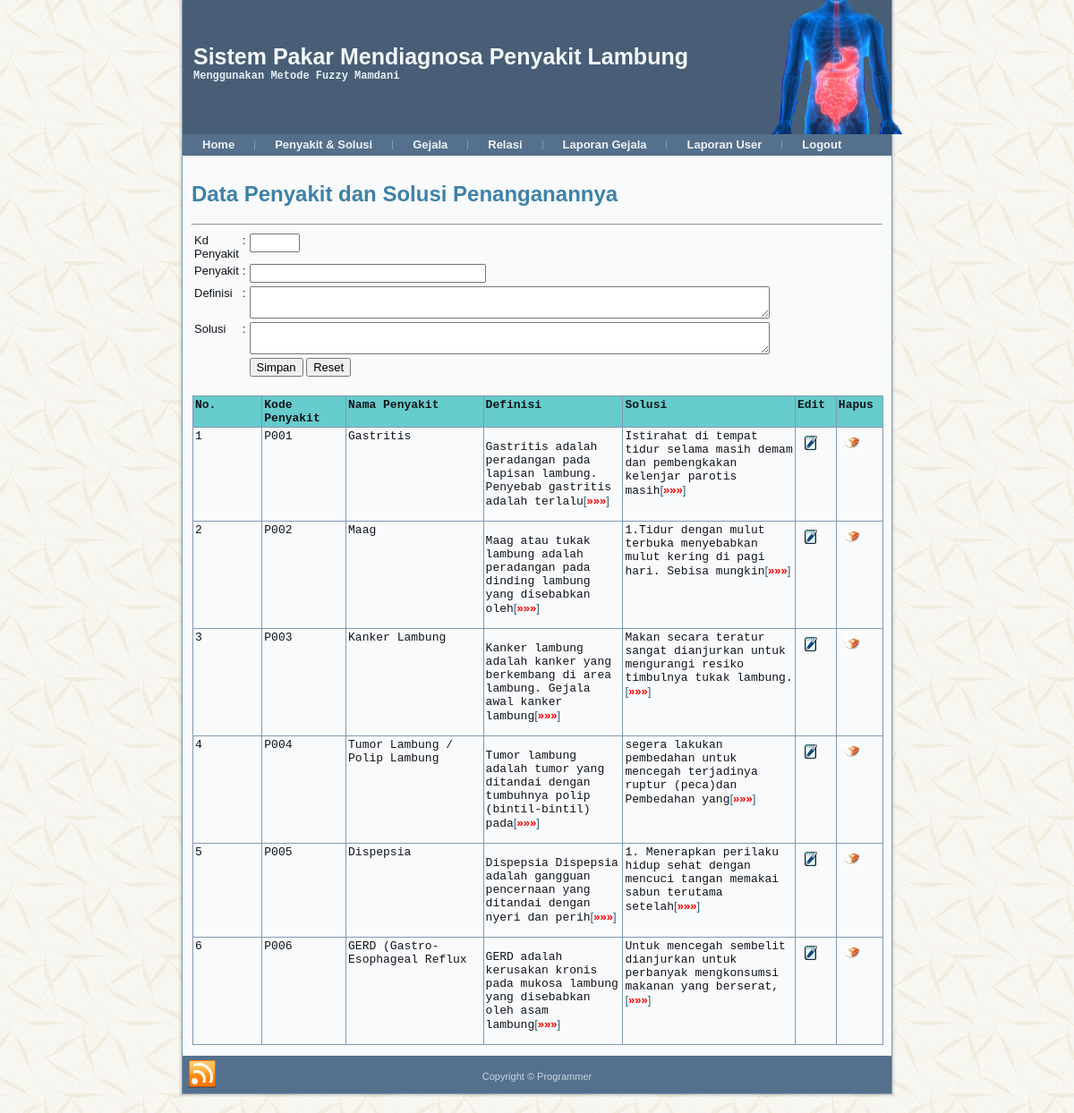
Page /admin/haladmin.php?top=penyakit_solusi.php on the committed database.
### tables this page shows
CREATE TABLE IF NOT EXISTS `penyakit_solusi` (
  `kd_penyakit` char(4) NOT NULL,
  `nama_penyakit` varchar(30) DEFAULT NULL,
  `definisi` text,
  `solusi` text,
  PRIMARY KEY (`kd_penyakit`)
);

### admin/penyakit_solusi.php (the view, shortened to what this page needs)
<!DOCTYPE HTML PUBLIC "-//W3C//DTD HTML 4.01 Transitional//EN"
"http://www.w3.org/TR/html4/loose.dtd">
<html>
<head>
</head>
<body>
<h2>Data Penyakit dan Solusi Penanganannya</h2><hr>
<form name="form3" method="post" onSubmit="return validasi(this);" action="simpanpenyakit.php">
<table class="tab" width="600" border="0" cellpadding="2" cellspacing="1" align="center">
  <tr>
    <td width="88">Kd Penyakit </td>
    <td width="10">:</td>
    <td width="180">
      <input name="kd_penyakit" type="text" id="kd_penyakit" size="4" maxlength="4">
</td>
  </tr>
  <tr valign="top">
    <td>Penyakit</td>
    <td>:</td>
    <td>
      <input type="text" name="nama_penyakit" id="nama_penyakit" size="30" maxlength="30">
    </td>
  </tr>
  <tr valign="top">
    <td>Definisi</td>
    <td>:</td>
    <td>
      <textarea name="definisi" id="definisi" rows="2" cols="70"></textarea>
    </td>
  </tr>
  <tr valign="top">
    <td>Solusi</td>
    <td>:</td>
    <td>
<textarea name="solusi" id="solusi" rows="2" cols="70"></textarea>
</td>
  </tr>
  <tr>
    <td height="23">&nbsp;</td>
    <td>&nbsp;</td>
    <td>
      <input name="simpan" type="Submit" id="simpan" value="Simpan">
      <input type="submit" name="Submit" value="Reset">
    </td>
  </tr>
</table>
</form>
<br>
<table id="tabel" width="100%" cellpadding="3" cellspacing="0" border="1" align="center">
  <tr valign="top" bgcolor="#66CCCC">
  	<td width="108"><strong>No.</strong></td>
    <td width="108"><strong>Kode Penyakit </strong></td>
    <td width="200"><strong>Nama Penyakit</strong></td>
	<td width="200"><strong>Definisi</strong></td>
    <td width="256"><strong>Solusi</strong></td>
    <td width="48"><strong>Edit</strong></td>
    <td width="53"><strong>Hapus</strong></td>
  </tr>
  <?php
	$sql = "SELECT * FROM penyakit_solusi ORDER BY kd_penyakit";
	$qry = mysql_query($sql,$koneksi) or die ("SQL Error".mysql_error());
	$no=0;
	while ($data = mysql_fetch_array ($qry)) {
	$no++;
   ?>
  <tr valign="baseline">
 	<td><?php echo $no; ?> </td>
    <td><?php echo $data['kd_penyakit']; ?></td>
    <td><?php echo $data['nama_penyakit']; ?></td>
	<td><p class="text">
    <?php
	$str=$data['definisi'];
	echo $str;
	?>
    </p></td>
    <td><span class="text">
      <?php
	$str=$data['solusi'];
	echo $str;
	?>
    </span></td>
    <td><a title="Edit Penyakit" href="edpenyakit.php?kdubah=<?php echo $data['kd_penyakit'];?>"><img src="image/edit.jpeg" width="16" height="16" border="0"></a></td>
    <td><a title="Hapus Penyakit" style="cursor:pointer;" onclick="return konfirmasi('<?php echo $data['kd_penyakit'];?>');"><img src="image/hapus.jpeg" width="16" height="16" ></a>
    </td>
  </tr>
  <?php
  } ?>
</table>
</body>
</html>

### admin/haladmin.php (shortened to what this page needs)
<!DOCTYPE html PUBLIC "-//W3C//DTD XHTML 1.0 Transitional//EN" "http://www.w3.org/TR/xhtml1/DTD/xhtml1-transitional.dtd"[]>
<html xmlns="http://www.w3.org/1999/xhtml" dir="ltr" lang="en-US" xml:lang="en">
<head>
    <link rel="stylesheet" href="../style.css" type="text/css" media="screen" />
</head>
<body>
<div id="art-main">
    <div class="art-header">
        <div class="art-header-clip">
        <div class="art-header-center">
            <div class="art-header-jpeg"></div>
        </div>
        </div>
    <div class="art-header-wrapper">
    <div class="art-header-inner">
        <div class="art-headerobject"></div>
        <div class="art-logo">
                 <h1 class="art-logo-name"><a href="./index.html">Sistem Pakar Mendiagnosa Penyakit Lambung</a></h1>
                 <h2 class="art-logo-text">Menggunakan Metode Fuzzy Mamdani</h2>
                </div>
    </div>
    </div>
    </div>
    <div class="cleared reset-box"></div><div class="art-sheet">
        <div class="art-sheet-cc"></div>
        <div class="art-sheet-body">
<div class="art-nav">
<div class="art-nav-outer">
<?php include "menu.php"; ?>
</div>
</div>
<div class="art-content-layout">
                <div class="art-content-layout-row">
                    <div class="art-layout-cell art-content">
<div class="art-post">
 <div class="art-post-body">
<div class="art-post-inner art-article">
<div class="art-postcontent">
<?php
$top=$_GET['top'];
if(empty($top)){
$on_top="home.php";
}
else{
$on_top=$top;
include "$on_top";
}
?>
                </div>
                </div>
    </div>
</div>
                    </div>
                </div>
            </div>
            <div class="art-footer">
                <div class="art-footer-t"></div>
                <div class="art-footer-body">
                    <a href="#" class="art-rss-tag-icon" title="RSS"></a>
                            <div class="art-footer-text">
<p><br /></p>
<p>Copyright © Programmer<br /> </p>
                                                            </div>
                </div>
            </div>
        </div>
    </div>
    <p class="art-page-footer"><a href="http://www.artisteer.com/?p=website_templates"></a> </p>
</div>
</body>
</html>

### admin/menu.php
<ul class="art-hmenu">
		<li>
			<a href="haladmin.php?top=home.php"><span class="l"></span><span class="r"></span><span class="t">Home</span></a>
		</li>
		<li>
			<a href="haladmin.php?top=penyakit_solusi.php"><span class="l"></span><span class="r"></span><span class="t">Penyakit & Solusi </span></a>
		</li>
		<li>
			<a href="haladmin.php?top=gejala.php" ><span class="l"></span><span class="r"></span><span class="t">Gejala</span></a>
		</li>
		<li>
			<a href="haladmin.php?top=relasi.php"><span class="l"></span><span class="r"></span><span class="t">Relasi</span></a>
		</li>
		<li>
			<a href="haladmin.php?top=lapgejala.php"><span class="l"></span><span class="r"></span><span class="t">Laporan Gejala</span></a>
		</li>
        <li>
			<a href="haladmin.php?top=lapuser.php"><span class="l"></span><span class="r"></span><span class="t">Laporan User</span></a>
		</li>
		<li>
			<a href="logout.php"><span class="l"></span><span class="r"></span><span class="t">Logout</span></a>
		</li>
</ul>

### rows in the picture
penyakit_solusi: kd_penyakit "P001", nama_penyakit "Gastritis", definisi "Gastritis adalah peradangan pada lapisan lambung. Penyebab gastritis adalah terlalu", solusi "Istirahat di tempat tidur selama masih demam dan pembengkakan kelenjar parotis masih"
penyakit_solusi: kd_penyakit "P002", nama_penyakit "Maag", definisi "Maag atau tukak lambung adalah peradangan pada dinding lambung yang disebabkan oleh", solusi "1.Tidur dengan mulut terbuka menyebabkan mulut kering di pagi hari. Sebisa mungkin"
penyakit_solusi: kd_penyakit "P003", nama_penyakit "Kanker Lambung", definisi "Kanker lambung adalah kanker yang berkembang di area lambung. Gejala awal kanker lambung", solusi "Makan secara teratur sangat dianjurkan untuk mengurangi resiko timbulnya tukak lambung."
penyakit_solusi: kd_penyakit "P004", nama_penyakit "Tumor Lambung / Polip Lambung", definisi "Tumor lambung adalah tumor yang ditandai dengan tumbuhnya polip (bintil-bintil) pada", solusi "segera lakukan pembedahan untuk mencegah terjadinya ruptur (peca)dan Pembedahan yang"
penyakit_solusi: kd_penyakit "P005", nama_penyakit "Dispepsia", definisi "Dispepsia Dispepsia adalah gangguan pencernaan yang ditandai dengan nyeri dan perih", solusi "1. Menerapkan perilaku hidup sehat dengan mencuci tangan memakai sabun terutama setelah"
penyakit_solusi: kd_penyakit "P006", nama_penyakit "GERD (Gastro-Esophageal Reflux", definisi "GERD adalah kerusakan kronis pada mukosa lambung yang disebabkan oleh asam lambung", solusi "Untuk mencegah sembelit dianjurkan untuk perbanyak mengkonsumsi makanan yang berserat,"
